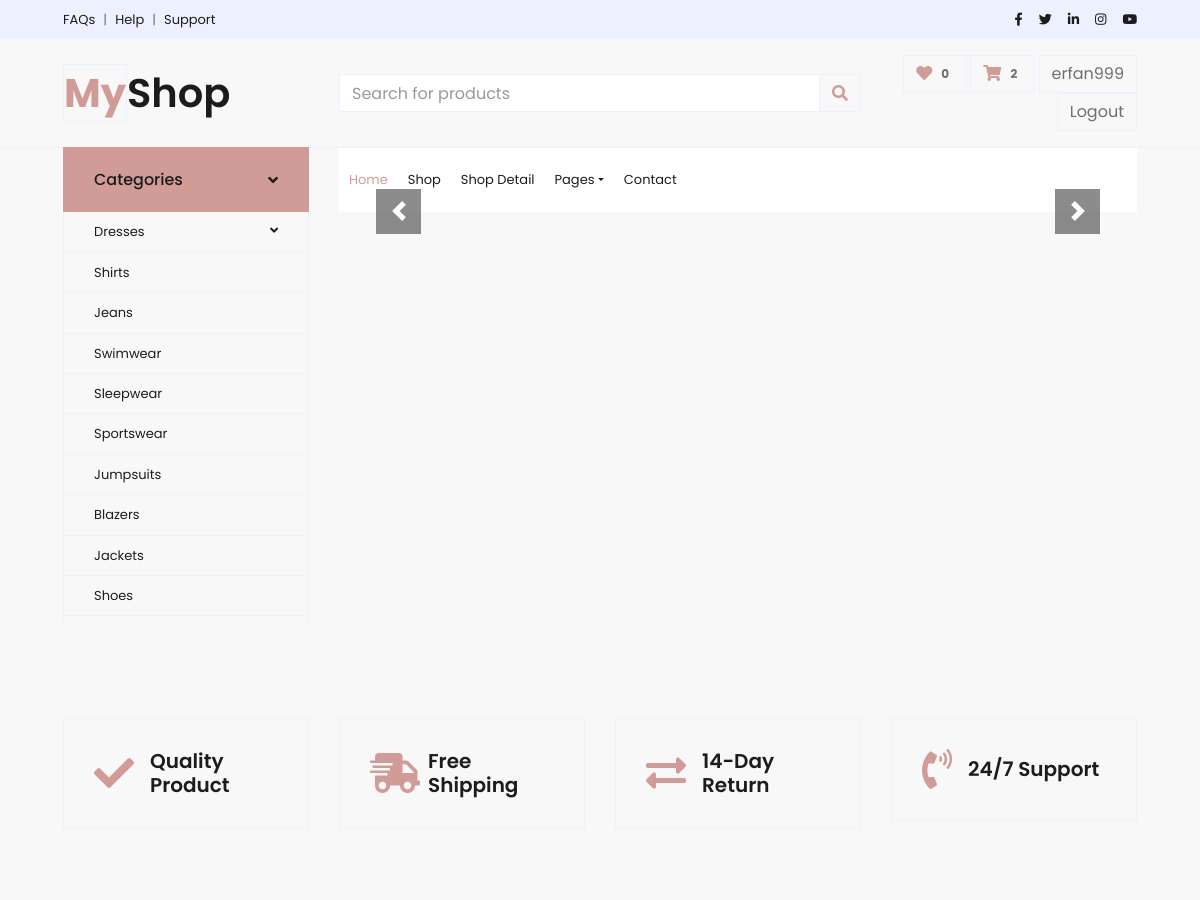
The page / (signed in, upper part) on the database as committed earlier.
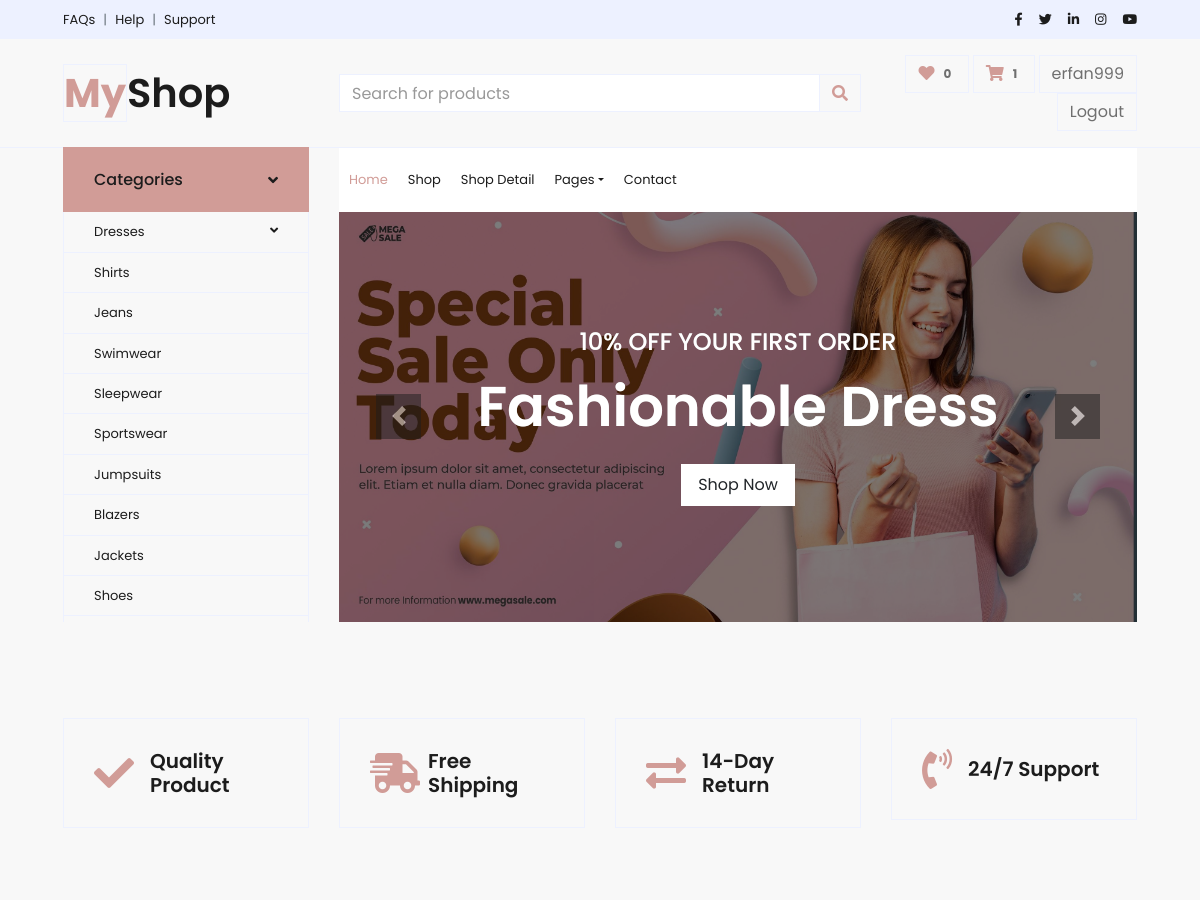
The same page on the database as committed later.
### order/models.py (models this page shows, shortened)
class Orders(BaseModel):
    user = models.ForeignKey(User, on_delete=models.CASCADE, related_name="order")
    orderItems = models.ManyToManyField(Cart)
    ordered  = models.BooleanField(default=False)
    paymentId = models.CharField(max_length=100, blank=True, null=True)
    orderId = models.CharField(max_length=100, blank=True, null=True)
    payment_method = models.CharField(max_length= 30, choices=PAYMENT_METHOD, default='Cash on Delivery')

class Banner(BaseModel):
    product = models.ForeignKey(Product, on_delete=models.CASCADE, related_name='banner')
    image = models.ImageField(upload_to="banner")
    is_active = models.BooleanField(default=False)

### main/views.py (the view)
# urls.py: path('', index, name='index'),
def index(request):
    categories = Category.objects.all()
    banners = Banner.objects.filter(is_active = True).order_by('uid')
    context= {
        'categories': categories,
        'banners' : banners
        }
    return render(request, 'main/index.html', context)

### order/templatetags/cart_product.py (called while the page is built)
@register.filter
def cart_counter(user):
    order = Orders.objects.filter(user = user, ordered=False)
    if order.exists():
        return order[0].orderItems.count()
    else:
        return 0

### templates/main/index.html (shortened to what the changed rows need)
{% extends 'base/base.html' %} {% block block_content %}
<div class="container-fluid mb-5">
  <div class="row border-top px-xl-5">
    <div class="col-lg-9">
      <div id="header-carousel" class="carousel slide" data-ride="carousel">
        <div class="carousel-inner">
          {% for banner in banners %}
          <div class="carousel-item active" style="height: 410px">
            <img class="img-fluid" src="/media/{{banner.image}}" alt="Image" />
            <div
              class="carousel-caption d-flex flex-column align-items-center justify-content-center"
            >
              <div class="p-3" style="max-width: 700px">
                <h4 class="text-light text-uppercase font-weight-medium mb-3">
                  10% Off Your First Order
                </h4>
                <h3 class="display-4 text-white font-weight-semi-bold mb-4">
                  Fashionable Dress
                </h3>
                <a href="" class="btn btn-light py-2 px-3">Shop Now</a>
              </div>
            </div>
          </div>
          {% endfor %}
        </div>
      </div>
    </div>
  </div>
</div>
<div class="container-fluid pt-5">
  <div class="row px-xl-5 pb-3">
    <div class="col-lg-3 col-md-6 col-sm-12 pb-1">
      <div class="d-flex align-items-center border mb-4" style="padding: 30px">
        <h1 class="fa fa-check text-primary m-0 mr-3"></h1>
      </div>
    </div>
    <div class="col-lg-3 col-md-6 col-sm-12 pb-1">
      <div class="d-flex align-items-center border mb-4" style="padding: 30px">
        <h1 class="fa fa-shipping-fast text-primary m-0 mr-2"></h1>
      </div>
    </div>
    <div class="col-lg-3 col-md-6 col-sm-12 pb-1">
      <div class="d-flex align-items-center border mb-4" style="padding: 30px">
        <h1 class="fas fa-exchange-alt text-primary m-0 mr-3"></h1>
      </div>
    </div>
    <div class="col-lg-3 col-md-6 col-sm-12 pb-1">
      <div class="d-flex align-items-center border mb-4" style="padding: 30px">
        <h1 class="fa fa-phone-volume text-primary m-0 mr-3"></h1>
      </div>
    </div>
  </div>
</div>
{% endblock block_content %}

### templates/base/navbar.html
{% load cart_product %}
  <div class="container-fluid">
    <div class="row bg-secondary py-2 px-xl-5">
        <div class="col-lg-6 d-none d-lg-block">
            <div class="d-inline-flex align-items-center">
                <a class="text-dark" href="">FAQs</a>
                <span class="text-muted px-2">|</span>
                <a class="text-dark" href="">Help</a>
                <span class="text-muted px-2">|</span>
                <a class="text-dark" href="">Support</a>
            </div>
        </div>
        <div class="col-lg-6 text-center text-lg-right">
            <div class="d-inline-flex align-items-center">
                <a class="text-dark px-2" href="">
                    <i class="fab fa-facebook-f"></i>
                </a>
                <a class="text-dark px-2" href="">
                    <i class="fab fa-twitter"></i>
                </a>
                <a class="text-dark px-2" href="">
                    <i class="fab fa-linkedin-in"></i>
                </a>
                <a class="text-dark px-2" href="">
                    <i class="fab fa-instagram"></i>
                </a>
                <a class="text-dark pl-2" href="">
                    <i class="fab fa-youtube"></i>
                </a>
            </div>
        </div>
    </div>
    <div class="row align-items-center py-3 px-xl-5">
        <div class="col-lg-3 d-none d-lg-block">
            <a href="{% url 'index' %}" class="text-decoration-none">
                <h1 class="m-0 display-5 font-weight-semi-bold"><span class="text-primary font-weight-bold border">My</span>Shop</h1>
            </a>
        </div>
        <div class="col-lg-6 col-6 text-left">
            <form action="{% url 'search' %}" method="get">
                <div class="input-group">
                    <input type="text" class="form-control" placeholder="Search for products" name="query" id="query">
                    <div class="input-group-append">
                        <button class="input-group-text bg-transparent text-primary">
                            <i class="fa fa-search"></i>
                        </button>
                    </div>
                </div>
            </form>
        </div>
        <div class="col-lg-3 col-6 text-right">
            <a href="" class="btn border">
                <i class="fas fa-heart text-primary"></i>
                <span class="badge">0</span>
            </a>
            <a href="{% url 'card_item' %}" class="btn border">
                <i class="fas fa-shopping-cart text-primary"></i>
                {% if request.user.is_authenticated  %}
                <span class="badge">{{ request.user|cart_counter }}</span>
                {% else %}
                <span class="badge">{{  cart_counter }}</span>
                {% endif %}
            </a>
                {% if request.user.is_authenticated  %}
                <a href="{% url 'profile' %}" class="btn border" >{{user.username}} </a>
                <a href="{% url 'logout' %}" class="btn border" >Logout </a>
                {% else %}
                <a href="{% url 'login' %}" class="btn border">Login</a>
                <a href="{% url 'registration' %}" class="btn border">Register</a>
                {% endif %}
        </div>
    </div>
</div>

Rows that differ between the two databases and show on the page:
added Banner: image (picture)
Other text that changed with them:
{{ request.user|cart_counter }}: "2" → "1"
